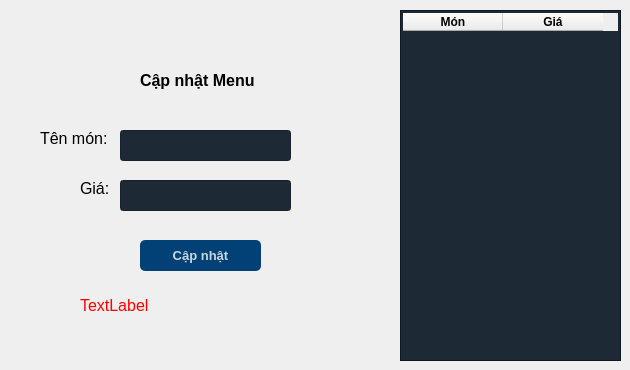
    <widget class="QWidget" name="tab_3">
     <attribute name="title">
      <string>Menu</string>
     </attribute>
     <widget class="QTableWidget" name="table_menu">
      <property name="geometry">
       <rect>
        <x>400</x>
        <y>10</y>
        <width>221</width>
        <height>351</height>
       </rect>
      </property>
      <property name="styleSheet">
       <string notr="true">QTableWidget{
background-color: rgba(16, 30, 41, 240) ;
color: rgba(255,255,255,200);
padding: 2px
}
</string>
      </property>
      <column>
       <property name="text">
        <string>Món</string>
       </property>
       <property name="font">
        <font>
         <weight>75</weight>
         <bold>true</bold>
        </font>
       </property>
      </column>
      <column>
       <property name="text">
        <string>Giá</string>
       </property>
       <property name="font">
        <font>
         <weight>75</weight>
         <bold>true</bold>
        </font>
       </property>
      </column>
     </widget>
     <widget class="QLabel" name="label_8">
      <property name="geometry">
       <rect>
        <x>40</x>
        <y>130</y>
        <width>101</width>
        <height>16</height>
       </rect>
      </property>
      <property name="font">
       <font>
        <pointsize>12</pointsize>
        <weight>50</weight>
        <bold>false</bold>
       </font>
      </property>
      <property name="text">
       <string>Tên món:</string>
      </property>
     </widget>
     <widget class="QLabel" name="label_9">
      <property name="geometry">
       <rect>
        <x>80</x>
        <y>180</y>
        <width>81</width>
        <height>16</height>
       </rect>
      </property>
      <property name="font">
       <font>
        <pointsize>12</pointsize>
        <weight>50</weight>
        <bold>false</bold>
       </font>
      </property>
      <property name="text">
       <string>Giá: </string>
      </property>
     </widget>
     <widget class="QPushButton" name="btn_upd_menu">
      <property name="geometry">
       <rect>
        <x>140</x>
        <y>240</y>
        <width>121</width>
        <height>31</height>
       </rect>
      </property>
      <property name="font">
       <font>
        <pointsize>10</pointsize>
        <weight>75</weight>
        <bold>true</bold>
       </font>
      </property>
      <property name="styleSheet">
       <string notr="true">QPushButton#btn_upd_menu{
background-color: rgba(2, 65, 118, 255);
color: rgba(255,255,255,200);
border-radius: 5px;
}
QPushButton#btn_upd_menu:pressed{
padding-left: 5px;
padding-top: 5px;
background-color: rgba(2, 65, 118,100);
backgound-posotion:calc(100%-10px)center;
}
QPushButton#btn_upd_menu:hover{
backgound-color: rgba(2, 65, 118,200);
}</string>
      </property>
      <property name="text">
       <string>Cập nhật</string>
      </property>
     </widget>
     <widget class="QLabel" name="label_10">
      <property name="geometry">
       <rect>
        <x>140</x>
        <y>60</y>
        <width>161</width>
        <height>41</height>
       </rect>
      </property>
      <property name="font">
       <font>
        <pointsize>12</pointsize>
        <weight>75</weight>
        <bold>true</bold>
       </font>
      </property>
      <property name="text">
       <string>Cập nhật Menu</string>
      </property>
     </widget>
     <widget class="QLabel" name="lbl_menu">
      <property name="geometry">
       <rect>
        <x>80</x>
        <y>290</y>
        <width>241</width>
        <height>31</height>
       </rect>
      </property>
      <property name="font">
       <font>
        <pointsize>12</pointsize>
       </font>
      </property>
      <property name="styleSheet">
       <string notr="true">color: rgb(255, 0, 0);</string>
      </property>
      <property name="text">
       <string>TextLabel</string>
      </property>
     </widget>
     <widget class="QLineEdit" name="txt_drink">
      <property name="geometry">
       <rect>
        <x>120</x>
        <y>130</y>
        <width>171</width>
        <height>31</height>
       </rect>
      </property>
      <property name="styleSheet">
       <string notr="true">background-color: rgba(16, 30, 41, 240)  ;
color: rgba(255,255,255,200);</string>
      </property>
     </widget>
     <widget class="QLineEdit" name="txt_unit">
      <property name="geometry">
       <rect>
        <x>120</x>
        <y>180</y>
        <width>171</width>
        <height>31</height>
       </rect>
      </property>
      <property name="styleSheet">
       <string notr="true">background-color: rgba(16, 30, 41, 240)  ;
color: rgba(255,255,255,200);</string>
      </property>
     </widget>
    </widget>
